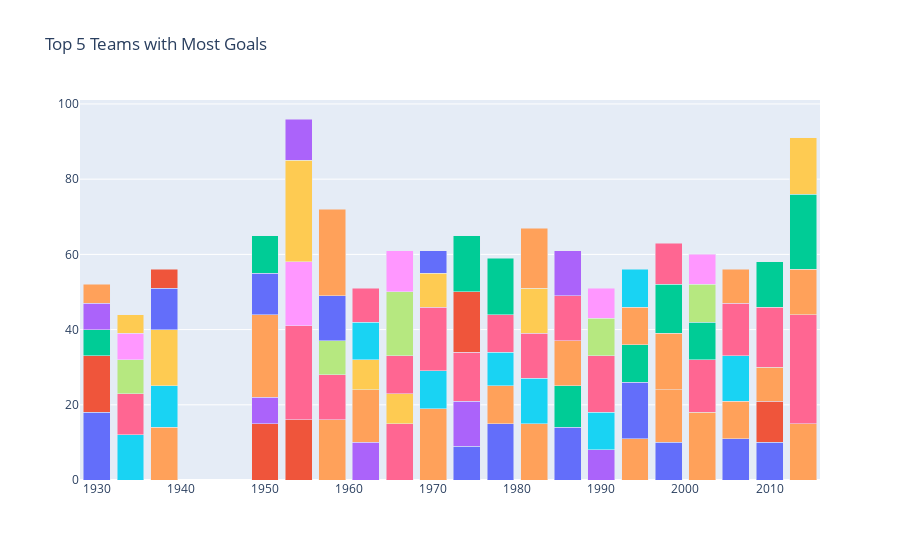

The notebook cell saved with this chart:
### Code cell
data = []

for team in top5['Country'].drop_duplicates().values:
    year = top5[top5['Country'] == team]['Year']
    goal = top5[top5['Country'] == team]['Goals']
    
    data.append(go.Bar(x = year, y = goal, name = team))
    
layout = go.Layout(barmode = 'stack', title = 'Top 5 Teams with Most Goals', showlegend = False)

fig = go.Figure(data = data, layout = layout)
fig.show()

### Figure 1 — Plotly figure (JSON) as saved in the notebook; plotly's stock layout.template omitted (floating-point values rounded to 4 significant figures)
{"data": [{"name": "Argentina", "type": "bar", "x": [1930, 1974, 1978, 1986, 1998, 2006, 2010], "y": [18, 9, 15, 14, 10, 11, 10]}, {"name": "Uruguay", "type": "bar", "x": [1930, 1950, 1954, 2010], "y": [15, 15, 16, 11]}, {"name": "USA", "type": "bar", "x": [1930], "y": [7]}, {"name": "Yugoslavia", "type": "bar", "x": [1930, 1950, 1962, 1974, 1990], "y": [7, 7, 10, 12, 8]}, {"name": "Brazil", "type": "bar", "x": [1930, 1938, 1950, 1958, 1962, 1970, 1978, 1982, 1994, 1998, 2002, 2006, 2010, 2014], "y": [5, 14, 22, 16, 14, 19, 10, 15, 11, 14, 18, 10, 9, 15]}, {"name": "Italy", "type": "bar", "x": [1934, 1938, 1970, 1978, 1982, 1990, 2006], "y": [12, 11, 10, 9, 12, 10, 12]}, {"name": "Germany", "type": "bar", "x": [1934, 1954, 1958, 1966, 1970, 1974, 1978, 1982, 1990, 2002, 2006, 2010, 2014], "y": [11, 25, 12, 15, 17, 13, 10, 12, 15, 14, 14, 16, 29]}, {"name": "Czechoslovakia", "type": "bar", "x": [1934, 1958, 1990], "y": [9, 9, 10]}, {"name": "Austria", "type": "bar", "x": [1934, 1954], "y": [7, 17]}, {"name": "Hungary", "type": "bar", "x": [1934, 1938, 1954, 1962, 1966, 1982], "y": [5, 15, 27, 8, 8, 12]}, {"name": "Sweden", "type": "bar", "x": [1938, 1950, 1958, 1994], "y": [11, 11, 12, 15]}, {"name": "Cuba", "type": "bar", "x": [1938], "y": [5]}, {"name": "Spain", "type": "bar", "x": [1950, 1986, 1994, 2002], "y": [10, 11, 10, 10]}, {"name": "Switzerland", "type": "bar", "x": [1954], "y": [11]}, {"name": "France", "type": "bar", "x": [1958, 1982, 1986, 1998, 2006, 2014], "y": [23, 16, 12, 15, 9, 12]}, {"name": "Chile", "type": "bar", "x": [1962], "y": [10]}, {"name": "Soviet Union", "type": "bar", "x": [1962, 1966, 1986], "y": [9, 10, 12]}, {"name": "Portugal", "type": "bar", "x": [1966], "y": [17]}, {"name": "England", "type": "bar", "x": [1966, 1990], "y": [11, 8]}, {"name": "Peru", "type": "bar", "x": [1970], "y": [9]}, {"name": "Mexico", "type": "bar", "x": [1970], "y": [6]}, {"name": "Poland", "type": "bar", "x": [1974], "y": [16]}, {"name": "Netherlands", "type": "bar", "x": [1974, 1978, 1998, 2010, 2014], "y": [15, 15, 13, 12, 20]}, {"name": "Belgium", "type": "bar", "x": [1986], "y": [12]}, {"name": "Bulgaria", "type": "bar", "x": [1994], "y": [10]}, {"name": "Romania", "type": "bar", "x": [1994], "y": [10]}, {"name": "Croatia", "type": "bar", "x": [1998], "y": [11]}, {"name": "Turkey", "type": "bar", "x": [2002], "y": [10]}, {"name": "Korea Republic", "type": "bar", "x": [2002], "y": [8]}, {"name": "Colombia", "type": "bar", "x": [2014], "y": [15]}], "layout": {"barmode": "stack", "showlegend": false, "title": {"text": "Top 5 Teams with Most Goals"}, "xaxis": {"type": "linear", "range": [1928, 2016], "autorange": true}, "yaxis": {"type": "linear", "range": [0, 101.1], "autorange": true}, "autosize": true}}
